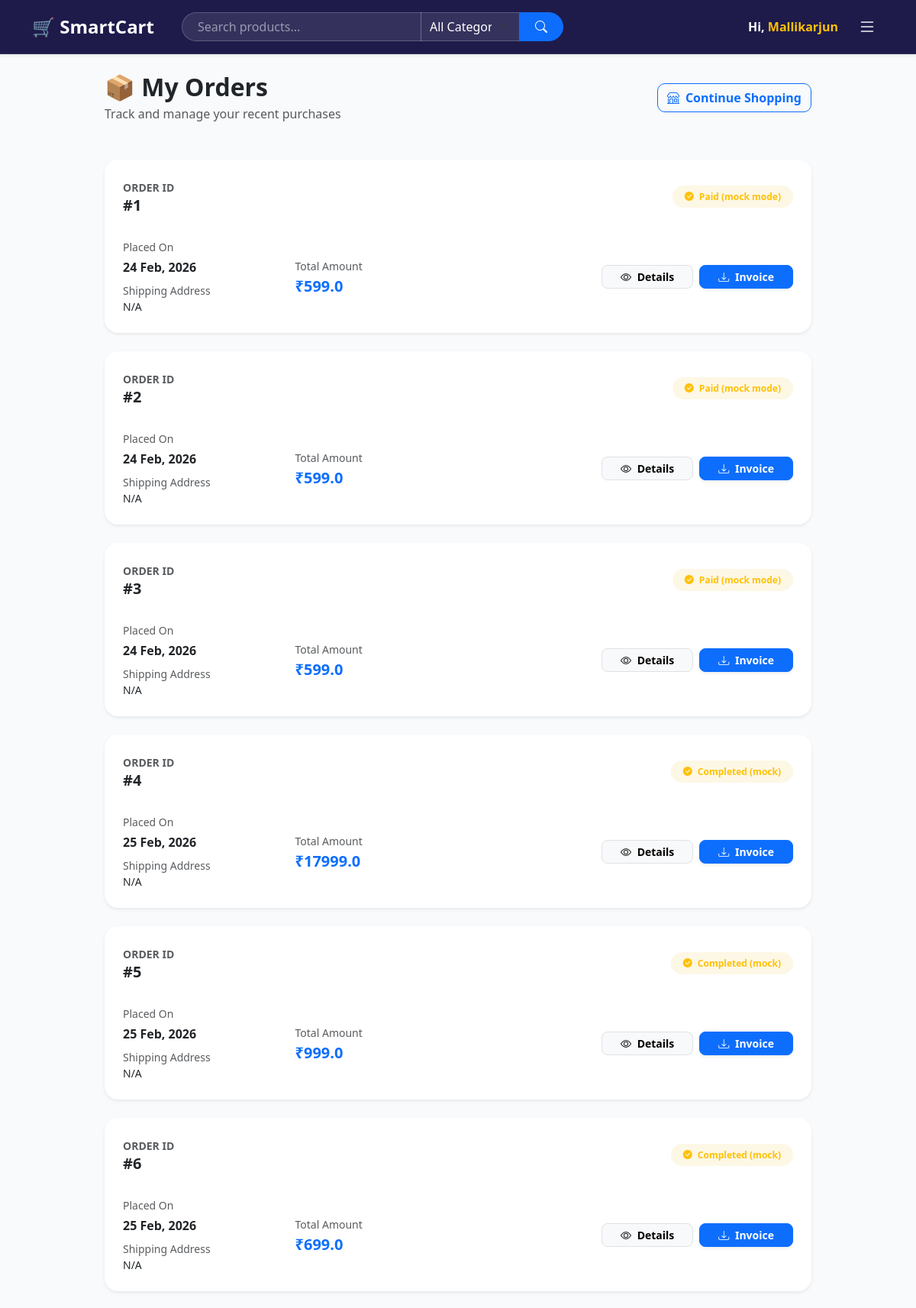
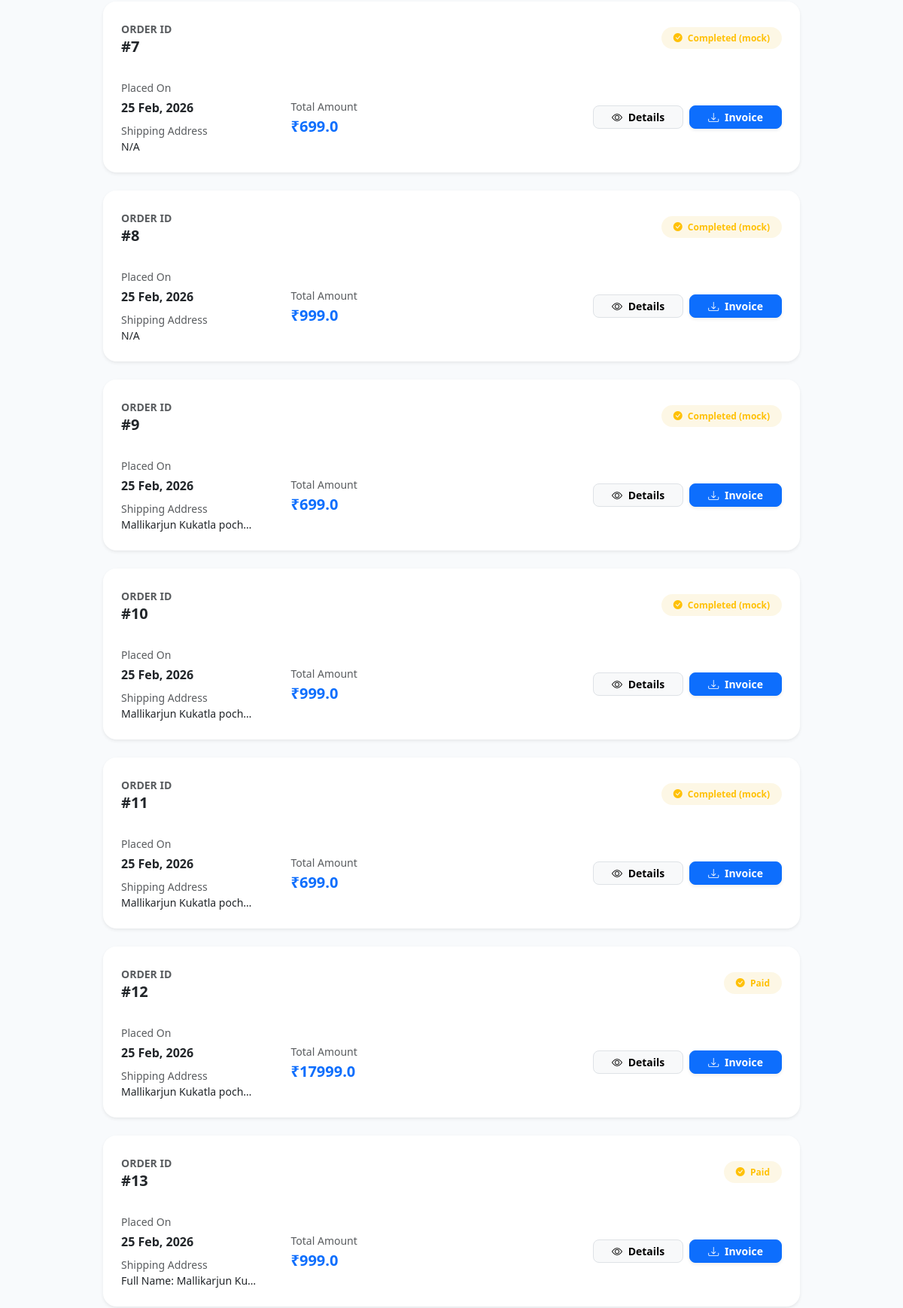
/user/my-orders (signed in, upper part), run on the app's committed database (2 pictures, top to bottom).
### tables this page shows
CREATE TABLE "orders" ("order_id" INTEGER PRIMARY KEY AUTOINCREMENT, "user_id" INTEGER NOT NULL, "razorpay_order_id" TEXT, "razorpay_payment_id" TEXT, "amount" REAL, "payment_status" TEXT, "created_at" TEXT, "shipping_address" TEXT);

### app.py (the view)
@user_bp.route('/user/my-orders')
def my_orders():
    conn = get_db_connection(); cursor = conn.cursor()
    cursor.execute("SELECT * FROM orders WHERE user_id = ?", (session['user_id'],))
    orders = cursor.fetchall(); cursor.close(); conn.close(); return render_template('user/my_orders.html', orders=orders)

### app.py (called while the page is built)
def format_datetime(value, format_str='%d %b, %Y'):
    if not value: return "N/A"
    if isinstance(value, str):
        try:
            value = datetime.fromisoformat(value.replace('Z', '+00:00'))
        except: return value
    return value.strftime(format_str)

@app.after_request
def add_header(response):
    response.headers["Cache-Control"] = "no-cache, no-store, must-revalidate"
    response.headers["Pragma"] = "no-cache"
    response.headers["Expires"] = "0"
    return response

def get_db_connection():
    conn = sqlite3.connect(config.DATABASE_URL, timeout=10, detect_types=sqlite3.PARSE_DECLTYPES | sqlite3.PARSE_COLNAMES)
    conn.row_factory = sqlite3.Row
    return conn

@app.context_processor
def utility_processor():
    categories, cart_count = [], 0
    try:
        conn = get_db_connection(); cursor = conn.cursor()
        cursor.execute("SELECT DISTINCT category FROM products WHERE is_active = 1")
        categories = [row['category'] for row in cursor.fetchall()]; cursor.close(); conn.close()
    except: pass
    if 'cart' in session: cart_count = len(session['cart'])
    return {"global_categories": categories, "global_cart_count": cart_count}

### templates/user/my_orders.html (shortened to what this page needs)
{% extends "base.html" %}
{% block content %}
<div class="row justify-content-center">
    <div class="col-lg-10">
        <div class="d-flex justify-content-between align-items-center mb-5">
            <div>
                <h2 class="fw-bold mb-1">📦 My Orders</h2>
                <p class="text-muted mb-0">Track and manage your recent purchases</p>
            </div>
            <a href="/user/products" class="btn btn-outline-primary fw-semibold" style="border-radius: 10px;">
                <i class="bi bi-shop me-2"></i>Continue Shopping
            </a>
        </div>
        {% if orders|length == 0 %}
        <div class="card border-0 shadow-sm text-center py-5" style="border-radius: 20px; background-color: #f8fafc;">
            <div class="card-body">
                <div class="mb-4">
                    <i class="bi bi-cart-x text-muted" style="font-size: 4rem;"></i>
                </div>
                <h4 class="fw-bold">No orders found</h4>
                <p class="text-secondary pb-3">It looks like you haven't placed any orders yet.</p>
                <a href="/user/products" class="btn btn-primary btn-lg px-5" style="border-radius: 12px;">
                    Start Shopping Now
                </a>
            </div>
        </div>
        {% else %}
        <div class="row g-4">
            {% for order in orders %}
            <div class="col-12">
                <div class="card order-card border-0 shadow-sm overflow-hidden"
                    style="border-radius: 18px; transition: transform 0.2s ease;">
                    <div class="card-header bg-white border-bottom-0 pt-4 px-4">
                        <div class="d-flex justify-content-between align-items-center">
                            <div>
                                <span class="text-uppercase small text-muted fw-bold">Order ID</span>
                                <h5 class="fw-bold mb-0">#{{ order.order_id }}</h5>
                            </div>
                            <div class="text-end">
                                <span
                                    class="badge {% if order.payment_status == 'paid' %}bg-soft-success text-success{% else %}bg-soft-warning text-warning{% endif %} px-3 py-2 rounded-pill">
                                    <i class="bi bi-check-circle-fill me-1"></i> {{ order.payment_status|capitalize }}
                                </span>
                            </div>
                        </div>
                    </div>
                    <div class="card-body p-4">
                        <div class="row align-items-center">
                            <div class="col-md-3">
                                <div class="small text-muted mb-1">Placed On</div>
                                <div class="fw-semibold text-dark">{{ order.created_at|strftime('%d %b, %Y') }}</div>
                                <div class="small text-muted mt-2">Shipping Address</div>
                                <div class="small text-dark text-truncate" style="max-width: 180px;"
                                    title="{{ order.shipping_address }}">
                                    {{ order.shipping_address if order.shipping_address else 'N/A' }}
                                </div>
                            </div>
                            <div class="col-md-3">
                                <div class="small text-muted mb-1">Total Amount</div>
                                <div class="fw-bold text-primary h5 mb-0">₹{{ order.amount }}</div>
                            </div>
                            <div class="col-md-6 mt-3 mt-md-0">
                                <div class="d-flex gap-2 justify-content-md-end">
                                    <a href="{{ url_for('user.order_success', order_db_id=order.order_id) }}"
                                        class="btn btn-light border btn-sm px-4 fw-bold" style="border-radius: 8px;">
                                        <i class="bi bi-eye me-1"></i> Details
                                    </a>
                                    <a href="{{ url_for('user.download_invoice', order_id=order.order_id) }}"
                                        class="btn btn-primary btn-sm px-4 fw-bold shadow-sm"
                                        style="border-radius: 8px;">
                                        <i class="bi bi-download me-1"></i> Invoice
                                    </a>
                                </div>
                            </div>
                        </div>
                    </div>
                </div>
            </div>
            {% endfor %}
        </div>
        {% endif %}
    </div>
</div>
{% endblock %}

### templates/base.html (shortened to what this page needs)
<!DOCTYPE html>
<html lang="en">
<head>
    <link rel="stylesheet" href="{{ url_for('static', filename='css/style.css') }}">
    <link href="https://cdn.jsdelivr.net/npm/bootstrap@5.3.2/dist/css/bootstrap.min.css" rel="stylesheet">
    <link rel="stylesheet" href="https://cdn.jsdelivr.net/npm/bootstrap-icons@1.11.1/font/bootstrap-icons.css">
</head>
<body>
    <nav class="navbar navbar-expand-lg navbar-light shadow-sm sticky-top">
        <div class="container">
            <a class="navbar-brand" href="{{ url_for('user.user_dashboard') }}">🛒 SmartCart</a>
            {% if session.get('user_id') or session.get('admin_id') %}
            {% set search_action = url_for('user.user_products') %}
            {% if request.endpoint == 'user.user_dashboard' %}
            {% set search_action = url_for('user.user_dashboard') %}
            {% elif session.get('admin_id') %}
            {% set search_action = url_for('admin.admin_dashboard') %}
            {% endif %}
            <form action="{{ search_action }}" method="GET" class="search-container d-none d-lg-flex">
                <div class="input-group">
                    <input type="text" name="search" class="form-control search-input shadow-none" {% if
                        session.get('admin_id') %} placeholder="Search admins..." name="search_admin"
                        value="{{ request.args.get('search_admin', '') }}" {% else %} placeholder="Search products..."
                        name="search" value="{{ request.args.get('search', '') }}" {% endif %}>
                    {% if not session.get('admin_id') %}
                    <select name="category" class="form-select filter-select shadow-none">
                        <option value="">All Categories</option>
                    </select>
                    {% endif %}
                    <button class="btn btn-primary search-btn" type="submit">
                        <i class="bi bi-search"></i>
                    </button>
                </div>
            </form>
            {% endif %}
            <div class="d-flex align-items-center ms-auto">
                {% if session.get('user_id') %}
                <span class="hi-user me-3 d-none d-sm-inline">
                    Hi, <span class="text-warning">{{ session.get('user_name') }}</span>
                </span>
                {% endif %}
                <button class="hamburger-btn" type="button" data-bs-toggle="offcanvas" data-bs-target="#userMenu">
                    <i class="bi bi-list"></i>
                </button>
            </div>
        </div>
    </nav>
    <div class="container my-4">
        {% block content %}
        {% endblock %}
    </div>
</body>
</html>

### static/css/style.css (style rules this page uses)
body { font-family: 'Plus Jakarta Sans', 'Inter', sans-serif; margin: 0; padding: 0; }
nav a { color: white; margin-right: 15px; text-decoration: none; }
button { background: green; color: white; padding: 10px; border: none; cursor: pointer; }
:root { --primary: #4f46e5; --primary-dark: #4338ca; --primary-light: #e0e7ff; --accent: #f59e0b; --nav-bg: #1e1b4b; --footer-bg: #111827; --background: #f1f5f9; --card-shadow: 0 10px 15px -3px rgba(0, 0, 0, 0.1), 0 4px 6px -2px rgba(0, 0, 0, 0.05); }
body { background: url('../images/premium_bg.png') no-repeat center center fixed; background-size: cover; font-family: 'Plus Jakarta Sans', 'Inter', sans-serif; color: #1e293b; min-height: 100vh; display: flex; flex-direction: column; }
.btn-primary { background-color: var(--primary); border: none; }
body { background-color: #f4f7f6; }
.card { border-radius: 12px; }

### templates/base.html (style rules this page uses)
html, body { height: 100%; }
body { display: flex; flex-direction: column; background-color: #f8fafc; }
.navbar { background: var(--nav-bg) !important; padding: 12px 0; border-bottom: 1px solid rgba(255, 255, 255, 0.1); }
.navbar-brand { font-weight: 800; color: white !important; font-size: 1.5rem; }
.search-container { flex-grow: 1; max-width: 500px; margin: 0 20px; }
.search-input { border-radius: 20px 0 0 20px !important; border: 1px solid rgba(255, 255, 255, 0.2); background: rgba(255, 255, 255, 0.1) !important; color: white !important; padding-left: 20px; }
.search-input::placeholder { color: rgba(255, 255, 255, 0.5); }
.filter-select { border-radius: 0 !important; border: 1px solid rgba(255, 255, 255, 0.2); border-left: none; max-width: 130px; background-color: rgba(255, 255, 255, 0.1) !important; color: white !important; }
.filter-select option { background-color: #1e1b4b; color: white; }
.search-btn { border-radius: 0 20px 20px 0 !important; padding: 0 20px; }
.hi-user { font-weight: 600; color: white; white-space: nowrap; }
.hamburger-btn { border: none; background: none; font-size: 1.5rem; color: white; padding: 5px 10px; transition: color 0.2s; }

### templates/user/my_orders.html (style rules this page uses)
.bg-soft-warning { background-color: rgba(234, 179, 8, 0.1); }

### data on the page
orders: order_id "1", payment_status "Paid (mock mode)", created_at|strftime "24 Feb, 2026", shipping_address "N/A", amount "599.0"
orders: order_id "2", payment_status "Paid (mock mode)", created_at|strftime "24 Feb, 2026", shipping_address "N/A", amount "599.0"
orders: order_id "3", payment_status "Paid (mock mode)", created_at|strftime "24 Feb, 2026", shipping_address "N/A", amount "599.0"
orders: order_id "4", payment_status "Completed (mock)", created_at|strftime "25 Feb, 2026", shipping_address "N/A", amount "17999.0"
orders: order_id "5", payment_status "Completed (mock)", created_at|strftime "25 Feb, 2026", shipping_address "N/A", amount "999.0"
orders: order_id "6", payment_status "Completed (mock)", created_at|strftime "25 Feb, 2026", shipping_address "N/A", amount "699.0"
orders: order_id "7", payment_status "Completed (mock)", created_at|strftime "25 Feb, 2026", shipping_address "N/A", amount "699.0"
orders: order_id "8", payment_status "Completed (mock)", created_at|strftime "25 Feb, 2026", shipping_address "N/A", amount "999.0"
orders: order_id "9", payment_status "Completed (mock)", created_at|strftime "25 Feb, 2026", shipping_address "Mallikarjun Kukatla poch…", amount "699.0"
orders: order_id "10", payment_status "Completed (mock)", created_at|strftime "25 Feb, 2026", shipping_address "Mallikarjun Kukatla poch…", amount "999.0"
orders: order_id "11", payment_status "Completed (mock)", created_at|strftime "25 Feb, 2026", shipping_address "Mallikarjun Kukatla poch…", amount "699.0"
orders: order_id "12", payment_status "Paid", created_at|strftime "25 Feb, 2026", shipping_address "Mallikarjun Kukatla poch…", amount "17999.0"
orders: order_id "13", payment_status "Paid", created_at|strftime "25 Feb, 2026", shipping_address "Full Name: Mallikarjun Ku…", amount "999.0"

### other printed values
{{ session.get('user_name') }} "Mallikarjun"
